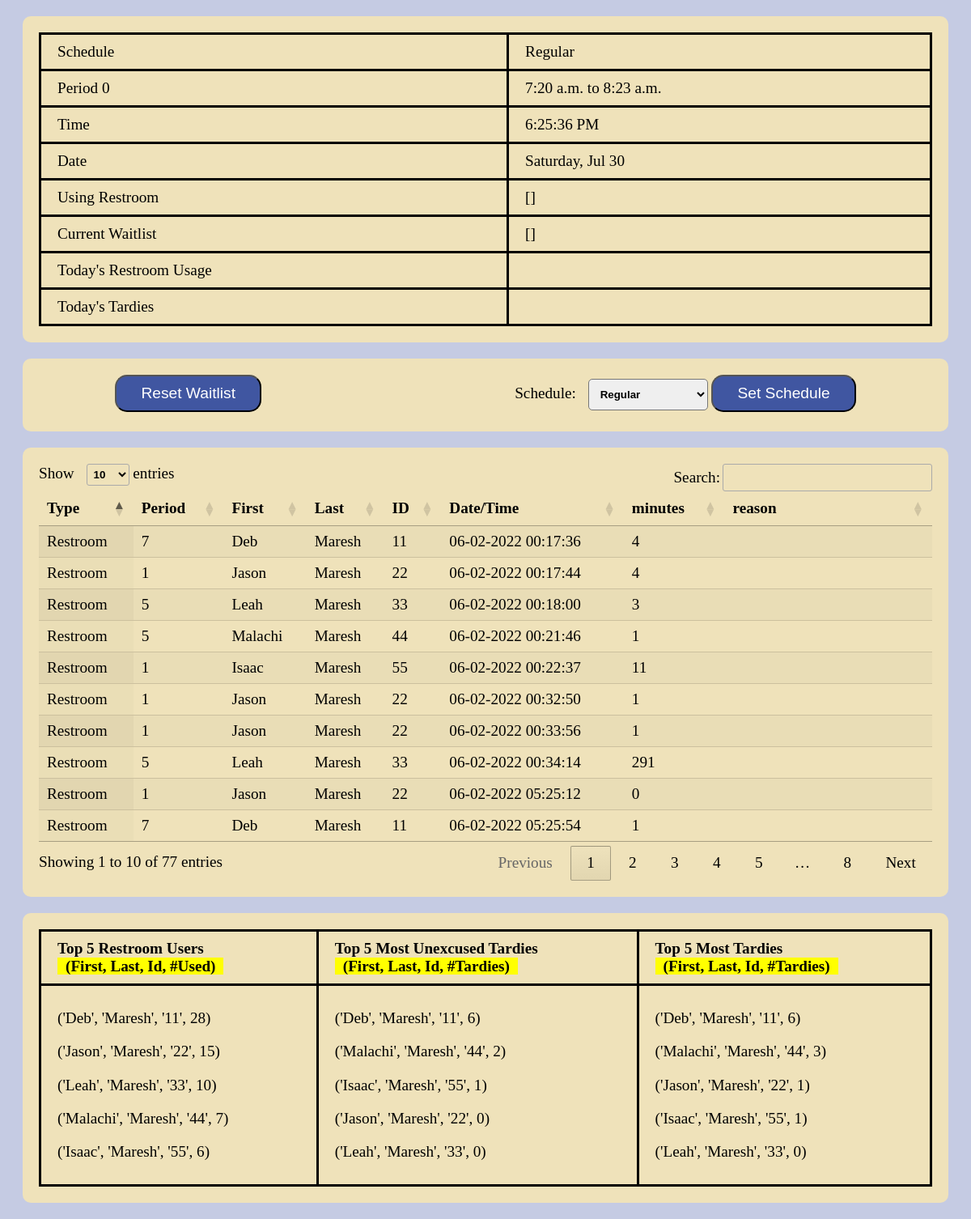
Before: /dashboard (signed in) with the older database file.
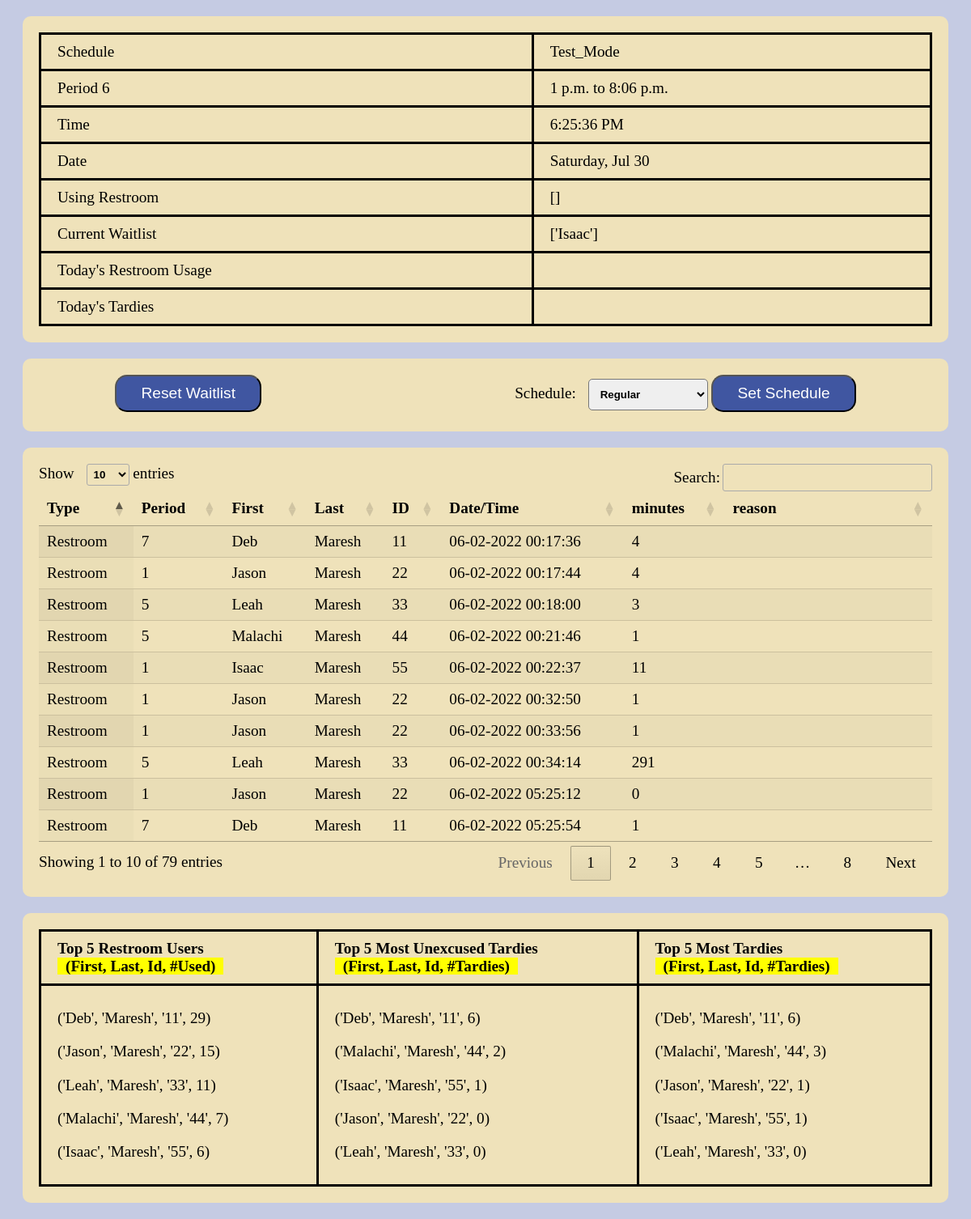
After: the same page with the newer database file.
### attendance/models.py (models this page shows)
class Schedule (models.Model):
    id = models.AutoField(primary_key=True)
    schedule_name = models.CharField(max_length=20)
    active = models.BooleanField()
    period_0 = models.CharField(max_length=20)
    period_1 = models.CharField(max_length=20)
    period_2 = models.CharField(max_length=20)
    period_3 = models.CharField(max_length=20)
    period_4 = models.CharField(max_length=20)
    period_5 = models.CharField(max_length=20)
    period_6 = models.CharField(max_length=20)
    period_7 = models.CharField(max_length=20)
    period_8 = models.CharField(max_length=20)

class Bathroom (models.Model):
    id = models.AutoField(primary_key=True)
    student = models.ForeignKey(Student, on_delete=models.CASCADE, related_name = "student_bathroom")
    time_out = models.DateTimeField()
    time_back = models.DateTimeField()
    minutes = models.IntegerField()

class Student (models.Model):
    id = models.AutoField(primary_key=True)
    first = models.CharField(max_length=20)
    last = models.CharField(max_length=20)
    student_id = models.CharField(max_length=10)
    period = models.CharField(max_length=1)
    exception = models.BooleanField()
    augPass = models.BooleanField(default=True)
    sepPass = models.BooleanField(default=True)
    octPass = models.BooleanField(default=True)
    novPass = models.BooleanField(default=True)
    decPass = models.BooleanField(default=True)
    janPass = models.BooleanField(default=True)
    febPass = models.BooleanField(default=True)
    marPass = models.BooleanField(default=True)
    aprPass = models.BooleanField(default=True)
    mayPass = models.BooleanField(default=True)
    junPass = models.BooleanField(default=True)
    julPass = models.BooleanField(default=True)

### attendance/views.py (the view)
# urls.py: path("dashboard", views.dashboard, name="dashboard"),
@login_required
def dashboard(request):
    period = get_current_period()
    start = datetime.strptime(getattr(Schedule.objects.get(active = True), period[0]), '%H:%M:%S').replace(month = datetime.now().month, day = datetime.now().day, year=datetime.now().year)  - timedelta(minutes=7)
    finish = datetime.strptime(getattr(Schedule.objects.get(active = True), period[1]), '%H:%M:%S').replace(month = datetime.now().month, day = datetime.now().day, year=datetime.now().year)
    finish_time = finish - timedelta(minutes=7)
    if period[2] == True:
        finish_time = finish
    start_time = start + timedelta(minutes=7)
    startdate = datetime.today()-timedelta(hours=8)
    records = Bathroom.objects.filter(time_out__gt = startdate).order_by('-time_out')
    tardyRecords = AttendanceRecord.objects.filter(timestamp__gt = startdate).order_by('-timestamp')
    numUnexTardies = []
    numTardies = []
    numBath = []
    for student in Student.objects.all():
        numUnexTardies.append((student.first, student.last, student.student_id, len(AttendanceRecord.objects.filter(student=student, excused=False))))
        numTardies.append((student.first, student.last, student.student_id, len(AttendanceRecord.objects.filter(student=student))))
        numBath.append((student.first, student.last, student.student_id, len(Bathroom.objects.filter(student=student))))
    numUnexTardies = sorted(numUnexTardies, key=lambda i:i[3], reverse=True)
    numTardies = sorted(numTardies, key=lambda i:i[3], reverse=True)
    numBath = sorted(numBath, key=lambda i:i[3], reverse=True)
    currentWaitlist = []
    for record in Waitlist.objects.all():
        currentWaitlist.append(record.student.first)
    bathDate = {}
    for record in Bathroom.objects.all():
        bathDate[record] = record.time_out.strftime("%m-%d-%Y  %H:%M:%S")
    tardyDate = {}
    for record in AttendanceRecord.objects.all():
        tardyDate[record] = record.timestamp.strftime("%m-%d-%Y  %H:%M:%S")
    return render(request, 'dashboard.html',{
        "tardyRecords": tardyRecords,
        "numUnexTardies": numUnexTardies[0:5],
        "numTardies": numTardies[0:5],
        "numBath": numBath[0:5],
        "tardies": AttendanceRecord.objects.all(),
        "bathroom": Bathroom.objects.all(),
        "timeSpent":datetime.now() - start_time > timedelta(minutes = 60),
        "waitlist": currentWaitlist,
        "records": records,
        "startdate":startdate.date,
        "hour": datetime.now().hour,
        "minute": datetime.now().minute,
        "schedule": Schedule.objects.get(active=True).schedule_name,
        "recordz": Record.objects.filter(timestamp__range = [start,finish]),
        "period": get_current_period(),
        "period_number": get_current_period()[0][-1],
        "start": start_time.time,
        "finish": finish_time.time,
        "using_restroom": students_using_restroom(),
        "options": Schedule.objects.all(),
        "bathDate": bathDate,
        "tardyDate": tardyDate
    })

### attendance/views.py (called while the page is built)
def get_current_period():
    now = datetime.now()
    is_max = False
    period = ['period_0', 'period_1', 'period_2', 'period_3', 'period_4', 'period_5', 'period_6', 'period_7', 'period_8']
    for i in range(9):
        then = datetime.strptime(getattr(Schedule.objects.get(active = True), period[i]), '%H:%M:%S').replace(month = datetime.now().month, day = datetime.now().day, year=datetime.now().year)  - timedelta(minutes=7)
        max = datetime.strptime(getattr(Schedule.objects.get(active = True), period[8]), '%H:%M:%S').replace(month = datetime.now().month, day = datetime.now().day, year=datetime.now().year)  - timedelta(minutes=7)
        if now < then:
            if then == max:
                is_max = True
            return [period[i-1], period[i], is_max]
    return ['period_0', 'period_1', is_max]

### attendance/templates/dashboard.html (shortened to what this page needs)
{% extends 'layout.html' %}
{% load static %}
{% block head %}
    <link href="{% static 'dashboard/style.css' %}" rel="stylesheet">
    <link rel="stylesheet" type="text/css" href="https://cdn.datatables.net/1.12.1/css/jquery.dataTables.css">
{% endblock %}
{% block body %}
<div  class="info-container" >
    <table class="info-table">
        <tr>
            <td>Schedule</td>
            <td>{{schedule}}</td>
        </tr>
        <tr>
            <td>Period {{period_number}}</td>
            <td>{{start}} to {{finish}}</td>
        </tr>
        <tr>
            <td>Time</td>
            <td id = "time"></td>
        </tr>
        <tr>
            <td>Date</td>
            <td id = "date"></td>
        </tr>
        <tr>
            <td>Using Restroom </td>
            <td>{{using_restroom}}</td>
        </tr>
        <tr>
            <td>Current Waitlist </td>
            <td>{{waitlist}}</td>
        </tr>
        <tr>
            <td>Today's Restroom Usage</td>
            <td>
            </td>
        </tr>
        <tr>
            <td>Today's Tardies</td>
            <td>
            </td>
        </tr>
    </table>
</div>
<div class="select">
    <div class="reset-container"
        <form action="{% url 'reset'%}" method="post">
            <input class="bttn choice" type="submit" value="Reset Waitlist">
    </div>
    <div class="schedule-container">
        <form action="{% url 'schedule'%}" method="post">
            <label for="cars">Schedule:</label>
            <select name="schedule">
                {% for schedule in options %}
                    <option value = {{schedule.schedule_name}}>{{schedule.schedule_name}}</option>
                {% endfor %}
            </select>
            <input class="bttn choice" type="submit" value="Set Schedule">
        </form>
    </div>
</div>
<div class="filter-table-container">
    <table id="filter-table" class="display">
        <thead>
            <tr>
                <th>Type</th>
                <th>Period</th>
                <th>First</th>
                <th>Last</th>
                <th>ID</th>
                <th>Date/Time</th>
                <th>minutes</th>
                <th>reason</th>
            </tr>
        </thead>
        <tbody>
            {% for record, date in bathDate.items %}
            <tr>
                <td>Restroom</td>
                <td>{{record.student.period}}</td>
                <td>{{record.student.first}}</td>
                <td>{{record.student.last}}</td>
                <td>{{record.student.student_id}}</td>
                <td>{{date}}</td>
                <td> {{record.minutes}}</td>
                <td></td>
            </tr>
            {% endfor %}
        </tbody>
    </table>
</div>
<div class = "top5-container">
    <table class="top5-table">
        <thead>
            <th> Top 5 Restroom Users<br><span>(First, Last, Id, #Used)</span></th>
            <th> Top 5 Most Unexcused Tardies<br><span>(First, Last, Id, #Tardies)</span></th>
            <th> Top 5 Most Tardies<br><span>(First, Last, Id, #Tardies)</span></th>
        </thead>
        <tbody>
            <tr>
                <td>
                    {% for i in numBath%}
                        <p>{{i}}</p>
                    {% endfor %}
                </td>
                <td>
                    {% for i in numUnexTardies%}
                        <p>{{i}}</p>
                    {% endfor %}
                </td>
                <td>
                    {% for i in numTardies%}
                        <p>{{i}}</p>
                    {% endfor %}
                </td>
            </tr>
        </tbody>
    </table>
</div>
{% endblock %}

### attendance/templates/layout.html (shortened to what this page needs)
{% load static %}
<!DOCTYPE html>
<html lang="en">
    <head>
        {% block head %}
        {% endblock %}
    </head>
    {% block body %}
    {% endblock%}
</html>

### attendance/static/dashboard/style.css (style rules this page uses)
.info-container { background-color: #EFE2BA; margin: 20px; padding: 20px; border-radius: 10px; }
.info-table { border: solid; border-collapse: collapse; width: 100%; }
.info-table td { border: solid; padding: 10px 20px; }
.select { position: relative; background-color: #EFE2BA; display: flex; margin: 20px; padding: 20px; border-radius: 10px; height: 50px; }
input { background-color: #4056A1; font-size: 1em; color: white; padding: 10px 30px; border-radius: 15px; }
select { padding: 10px; border-radius: 5px; font-weight: bold; margin-left: 10px; }
.reset-container { position: absolute; left: 10%; }
.schedule-container { position: absolute; right: 10%; }
.filter-table-container { background-color: #EFE2BA; margin: 20px; padding: 20px; border-radius: 10px; }
.top5-container { background-color: #EFE2BA; margin: 20px; padding: 20px; border-radius: 10px; display: flex; }
.top5-table { border: solid; border-collapse: collapse; width: 100%; }
.top5-table td, .top5-table th { border: solid; padding: 10px 20px; }
.top5-table th { text-align: left; }
.top5-table span { background: yellow; padding: 0 10px; }

Changed rows visible on the page:
no longer on this page (row edited): Schedule: schedule_name "Regular"
now on this page (row edited): Schedule: schedule_name "Test_Mode"
Other visible differences:
{{ period_number }}: "0" → "6"
{{ start }}: "7:20 a.m." → "1 p.m."
{{ finish }}: "8:23 a.m." → "8:06 p.m."
{{ waitlist }}: "[]" → "['Isaac']"
text written by a page script: "Show entries Search: Showing 1 to 10 of 77 entries Previous 1 2 3 4 5 … 8 Next" → "Show entries Search: Showing 1 to 10 of 79 entries Previous 1 2 3 4 5 … 8 Next"
new list line: "('Deb', 'Maresh', '11', 29)"
new list line: "('Leah', 'Maresh', '33', 11)"
list line gone: "('Deb', 'Maresh', '11', 28)"
list line gone: "('Leah', 'Maresh', '33', 10)"
